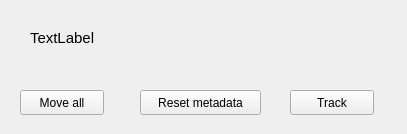
<?xml version="1.0" encoding="UTF-8"?>
<ui version="4.0">
 <class>Xview</class>
 <widget class="QMainWindow" name="Xview">
  <property name="geometry">
   <rect>
    <x>0</x>
    <y>0</y>
    <width>407</width>
    <height>134</height>
   </rect>
  </property>
  <property name="windowTitle">
   <string>Xview</string>
  </property>
  <widget class="QWidget" name="centralwidget">
   <widget class="QLabel" name="label_metadata">
    <property name="geometry">
     <rect>
      <x>30</x>
      <y>30</y>
      <width>341</width>
      <height>16</height>
     </rect>
    </property>
    <property name="font">
     <font>
      <pointsize>11</pointsize>
     </font>
    </property>
    <property name="text">
     <string>TextLabel</string>
    </property>
   </widget>
   <widget class="QPushButton" name="push_move_all">
    <property name="geometry">
     <rect>
      <x>20</x>
      <y>90</y>
      <width>84</width>
      <height>25</height>
     </rect>
    </property>
    <property name="text">
     <string>Move all</string>
    </property>
   </widget>
   <widget class="QPushButton" name="push_reset_metadata">
    <property name="geometry">
     <rect>
      <x>140</x>
      <y>90</y>
      <width>121</width>
      <height>25</height>
     </rect>
    </property>
    <property name="text">
     <string>Reset metadata</string>
    </property>
   </widget>
   <widget class="QPushButton" name="push_track">
    <property name="geometry">
     <rect>
      <x>290</x>
      <y>90</y>
      <width>84</width>
      <height>25</height>
     </rect>
    </property>
    <property name="text">
     <string>Track</string>
    </property>
    <property name="checkable">
     <bool>true</bool>
    </property>
   </widget>
  </widget>
  <action name="action_open_project">
   <property name="text">
    <string>&amp;Open project</string>
   </property>
  </action>
  <action name="action_save_project">
   <property name="text">
    <string>&amp;Save project</string>
   </property>
  </action>
  <action name="action_save_datasets_as_text">
   <property name="text">
    <string>Save datasets as text</string>
   </property>
  </action>
  <action name="action_exit">
   <property name="text">
    <string>&amp;Exit</string>
   </property>
  </action>
  <action name="action_merge">
   <property name="text">
    <string>Merge</string>
   </property>
  </action>
  <action name="action_rename">
   <property name="text">
    <string>Rename</string>
   </property>
  </action>
  <action name="action_remove">
   <property name="text">
    <string>Remove</string>
   </property>
  </action>
  <action name="action_combine_and_save_as_text">
   <property name="text">
    <string>Combine and save as text</string>
   </property>
  </action>
 </widget>
 <resources/>
 <connections/>
</ui>
